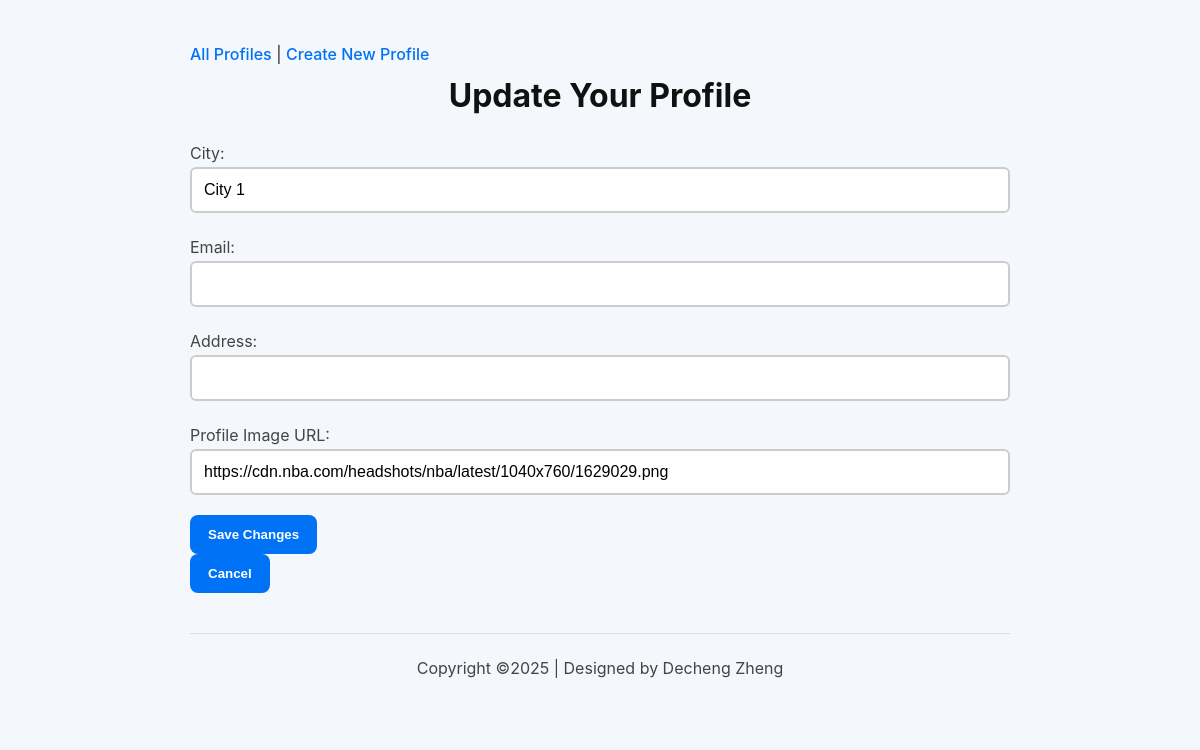
Page /mini_fb/profile/1/update/ on the committed database.
### mini_fb/models.py (models this page shows, shortened)
class Profile(models.Model):
    first_name = models.TextField(blank=True)
    last_name = models.TextField(blank=True)
    city = models.TextField(blank=True)
    email = models.TextField(blank=True)
    address = models.TextField(blank=True)
    profile_image = models.TextField(blank=True)

### mini_fb/views.py (the view)
# urls.py: path('profile/<int:pk>/update/', UpdateProfileView.as_view(), name='update_profile'),
class UpdateProfileView(UpdateView):
    model = Profile
    form_class = UpdateProfileForm
    template_name = 'mini_fb/update_profile_form.html'

### mini_fb/forms.py
class UpdateProfileForm(forms.ModelForm):
    city = forms.CharField(label="City", required=False)
    email = forms.CharField(label="Email", required=False)
    address = forms.CharField(label="Address", required=False)
    profile_image = forms.CharField(label="Profile Image URL", required=False)
    class Meta:
        model = Profile
        fields = ['city', 'email', 'address', 'profile_image']

### mini_fb/templates/mini_fb/update_profile_form.html (shortened to what this page needs)
{% extends 'mini_fb/base.html' %}
{% block content %}
<h2>Update Your Profile</h2>
<form method="POST" enctype="multipart/form-data">
    {{ form.as_p }}
    <button type="submit">Save Changes</button>
</form>
<form method="GET" action="{% url 'show_profile' pk=object.pk %}">
    <button type="submit">Cancel</button>
</form>
{% endblock %}

### static/styles-mini-fb.css (style rules this page uses)
* { margin: 0; padding: 0; box-sizing: border-box; }
html { scroll-behavior: smooth; }
body { font-family: "Inter", sans-serif; font-size: 16px; line-height: 1.75; background-color: #f4f7fc; color: #222; padding: 40px; max-width: 900px; margin: auto; }
h1, h2, h3, h4, h5, h6 { font-weight: 700; color: #111; margin-bottom: 15px; text-align: center; }
h2 { font-size: 2rem; }
p { margin-bottom: 20px; color: #444; }
button, .button { display: inline-block; background-color: #0072f5; color: white; font-weight: 600; padding: 12px 18px; border-radius: 8px; border: none; cursor: pointer; transition: all 0.3s ease-in-out; }
input, textarea, select { width: 100%; padding: 12px; border: 2px solid #ccc; border-radius: 6px; font-size: 16px; outline: none; transition: border-color 0.3s ease-in-out; }

### rows in the picture
Profile: city "City 1", profile_image "https://cdn.nba.com/headshots/nba/latest/1040x760/1629029.png"
